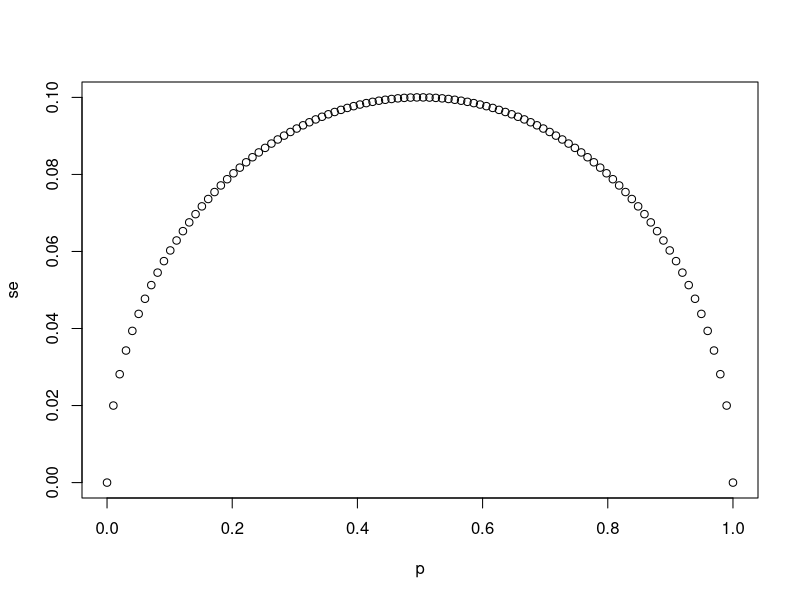
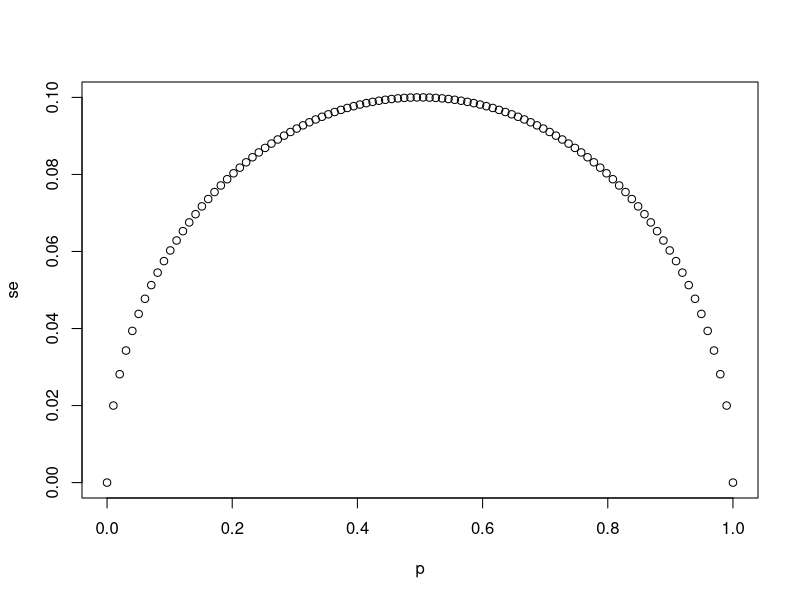
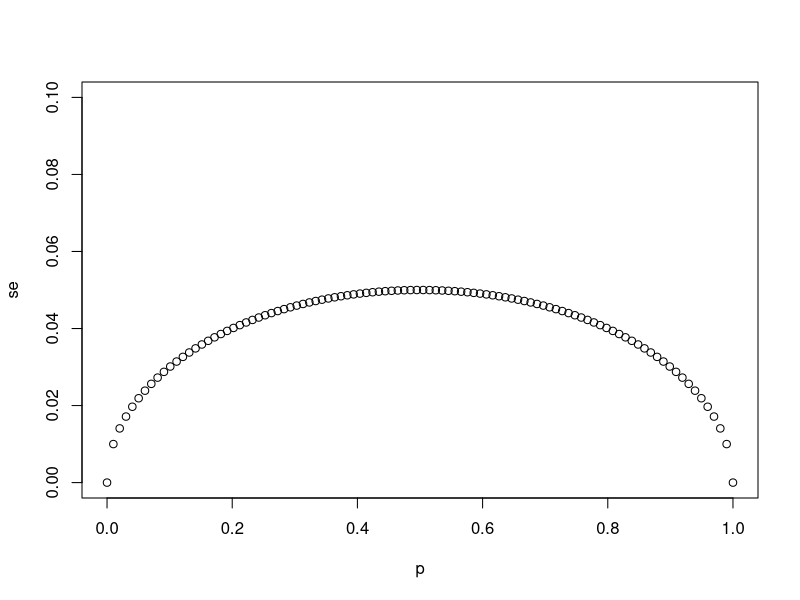
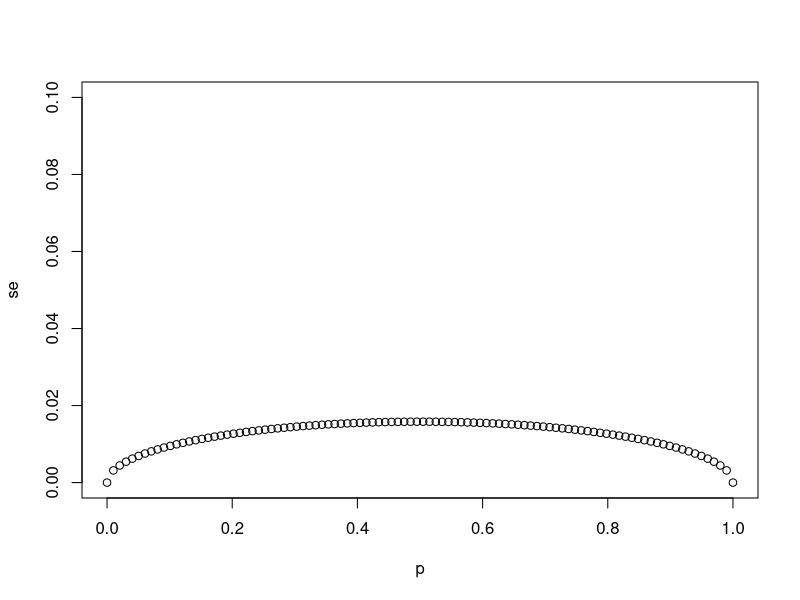

These figures' R source, in order:
## ---- chunk 1
# `N` represents the number of people polled
N <- 25

# Create a variable `p` that contains 100 proportions ranging from 0 to 1 using the `seq` function
p <- seq(0, 1, length = 100)

# Create a variable `se` that contains the standard error of each sample average
se <- sqrt(p*(1-p)/N)

# Plot `p` on the x-axis and `se` on the y-axis
plot(p, se)

# The vector `p` contains 100 proportions of Democrats ranging from 0 to 1 using the `seq` function
p <- seq(0, 1, length = 100)

# The vector `sample_sizes` contains the three sample sizes
sample_sizes <- c(25, 100, 1000)

# Write a for-loop that calculates the standard error `se` for every value of `p` for each of the three samples sizes `N` in the vector `sample_sizes`. Plot the three graphs, using the `ylim` argument to standardize the y-axis across all three plots.
for(N in sample_sizes){
  se <- sqrt(p*(1-p)/N)
  plot(p, se, ylim = c(0,0.5/sqrt(25)))
}

# `N` represents the number of people polled
N <- 25

# `p` represents the proportion of Democratic voters
p <- 0.45

# Calculate the standard error of the spread. Print this value to the console.
2*sqrt(p*(1-p)/N)









